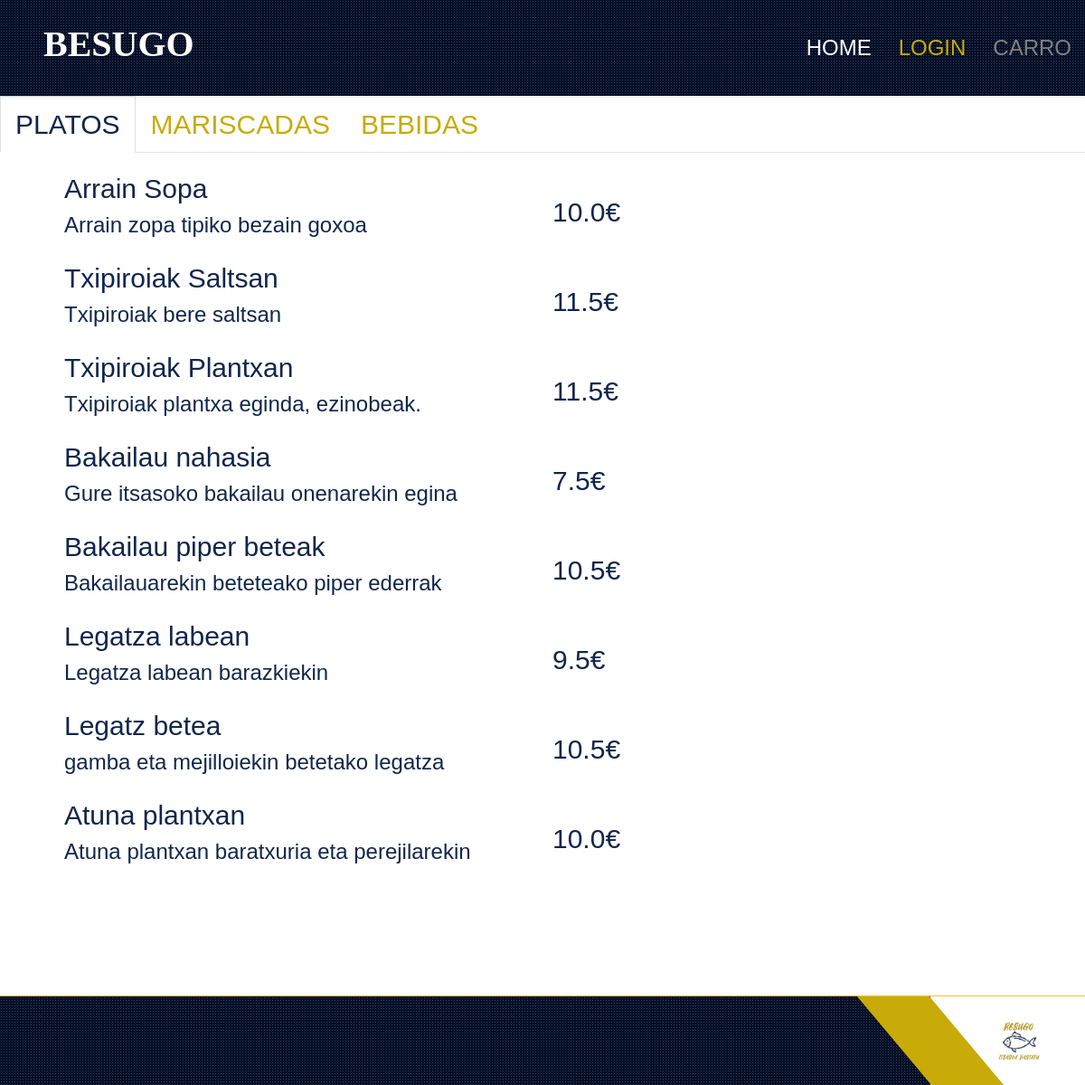
The page /platerak/ on the database its author committed.
### store/models.py (models this page shows)
class Produktua(models.Model):
    PRODUKTU_MOTA = (
        (0, 'Osagaia'),
        (1, 'Platera'),
        (2, 'Edaria'),
    )
    izena = models.CharField(max_length=255)
    deskribapena = models.CharField(max_length=255)
    prezioa = models.FloatField()
    stock = models.FloatField()
    mota = models.IntegerField(choices = PRODUKTU_MOTA)
    foto = models.CharField(max_length=255,default='null.jpg')

### store/views.py (the view)
# urls.py: path('platerak/', views.platerak, name='platerak'),
def platerak(request):
    myprodu = Produktua.objects.all().values()
    template = loader.get_template('platerak.html')
    context = {
        'myprodu': myprodu,
    }
    return HttpResponse(template.render(context, request))

### store/templates/platerak.html (shortened to what this page needs)
{% load static %}
<!DOCTYPE html>
<html lang="en">
  <head>
    <link
      rel="stylesheet"
      href="{% static 'https://cdnjs.cloudflare.com/ajax/libs/font-awesome/5.15.0/css/all.min.css' %}"
    />
    <link
      rel="stylesheet"
      href="{% static 'https://cdn.jsdelivr.net/npm/bootstrap-icons@1.4.1/font/bootstrap-icons.css' %}"
    />
    <link
      rel="stylesheet"
      href="{% static 'lib/owlcarousel/assets/owl.carousel.min.css' %}"
    />
    <link
      rel="stylesheet"
      href="{% static 'lib/tempusdominus/css/tempusdominus-bootstrap-4.min.css' %}"
    />
    <link
      rel="stylesheet"
      href="{% static 'lib/lightbox/css/lightbox.min.css' %}"
    />
    <link rel="stylesheet" href="{% static 'css/bootstrap.min.css' %}" />
    <link rel="stylesheet" href="{% static 'css/style.css' %}" />
  </head>
  <body>
    {% include "header.html" %}
    <section id="region-main" class="has-blocks mb-3" aria-label="Contenido">
      <div role="main">
        <div class="course-content">
          <div class="single-section onetopic">
            <ul class="nav nav-tabs mb-3">
              <li class="nav-item">
                <a class="nav-link active" title="General"
                  ><innertab
                    style=""
                    class="tab_content tab_position_0 tab_level_0 marker"
                    ><span
                      class="sectionname"
                      style="color: var(--dark); font-size: 30px"
                      >PLATOS</span
                    ></innertab
                  ></a
                >
              </li>
              <li class="nav-item">
                <a
                  class="nav-link"
                  href="{% url 'mariscadas' %}"
                  title="MARISCADAS"
                  ><innertab
                    style=""
                    class="tab_content tab_position_1 tab_level_0"
                    ><span
                      class="sectionname"
                      style="color: var(--primary); font-size: 30px"
                      >MARISCADAS</span
                    ></innertab
                  ></a
                >
              </li>
              <li class="nav-item">
                <a class="nav-link" href="{% url 'bebidas' %}" title="BEBIDAS"
                  ><innertab
                    style=""
                    class="tab_content tab_position_1 tab_level_0"
                    ><span
                      class="sectionname"
                      style="color: var(--primary); font-size: 30px"
                      >BEBIDAS</span
                    ></innertab
                  ></a
                >
              </li>
            </ul>
            <div id="platdiv">
              <div
                id="menu"
              >
                <table class="menutable">
                  {% for x in myprodu %} {% if x.mota == 1 %}
                  <tr>
                    <td  class="menuizena">
                      {{ x.izena }}<br />
                      <p>{{ x.deskribapena }}</p>
                    </td>
                    <td class="menuprez">
                      {{ x.prezioa}}€
                    </td>
                  </tr >
                  {% endif %} {% endfor %}
                </table>
              </div>
            </div>
          </div>
        </div>
      </div>
    </section>
    {% include "menufooter.html" %}
  </body>
</html>

### store/static/css/style.css (style rules this page uses)
:root { --primary: #c8ab08; --secondary: #e9d05c; --light: #FFFFFF; --dark: #10264c; }
body { font-family: Arial, Helvetica, sans-serif; }
.sectionname { font-size: 24px; }
#menu { margin-left: 50px; margin-right: 50px; overflow: scroll; overflow-x: hidden; height: 65vh; padding-left: 20px; }
.menutable { height: 70%; width: 100%; }
.menutable tr { font-size: 30px; font-family: Arial; width:auto; }
.menutable td { font-family: Arial; font-size: 30px; color: var(--dark); }
.menuizena { width: 30%; }
.menuprez { font-family: besugo; color: var(--dark); width: 30%; }
.menutable p { font-size: 24px }

### rows shown on the page
Produktua: izena "Arrain Sopa", deskribapena "Arrain zopa tipiko bezain goxoa", prezioa "10.0"
Produktua: izena "Txipiroiak Saltsan", deskribapena "Txipiroiak bere saltsan", prezioa "11.5"
Produktua: izena "Txipiroiak Plantxan", deskribapena "Txipiroiak plantxa eginda, ezinobeak.", prezioa "11.5"
Produktua: izena "Bakailau nahasia", deskribapena "Gure itsasoko bakailau onenarekin egina", prezioa "7.5"
Produktua: izena "Bakailau piper beteak", deskribapena "Bakailauarekin beteteako piper ederrak", prezioa "10.5"
Produktua: izena "Legatza labean", deskribapena "Legatza labean barazkiekin", prezioa "9.5"
Produktua: izena "Legatz betea", deskribapena "gamba eta mejilloiekin betetako legatza", prezioa "10.5"
Produktua: izena "Atuna plantxan", deskribapena "Atuna plantxan baratxuria eta perejilarekin", prezioa "10.0"
